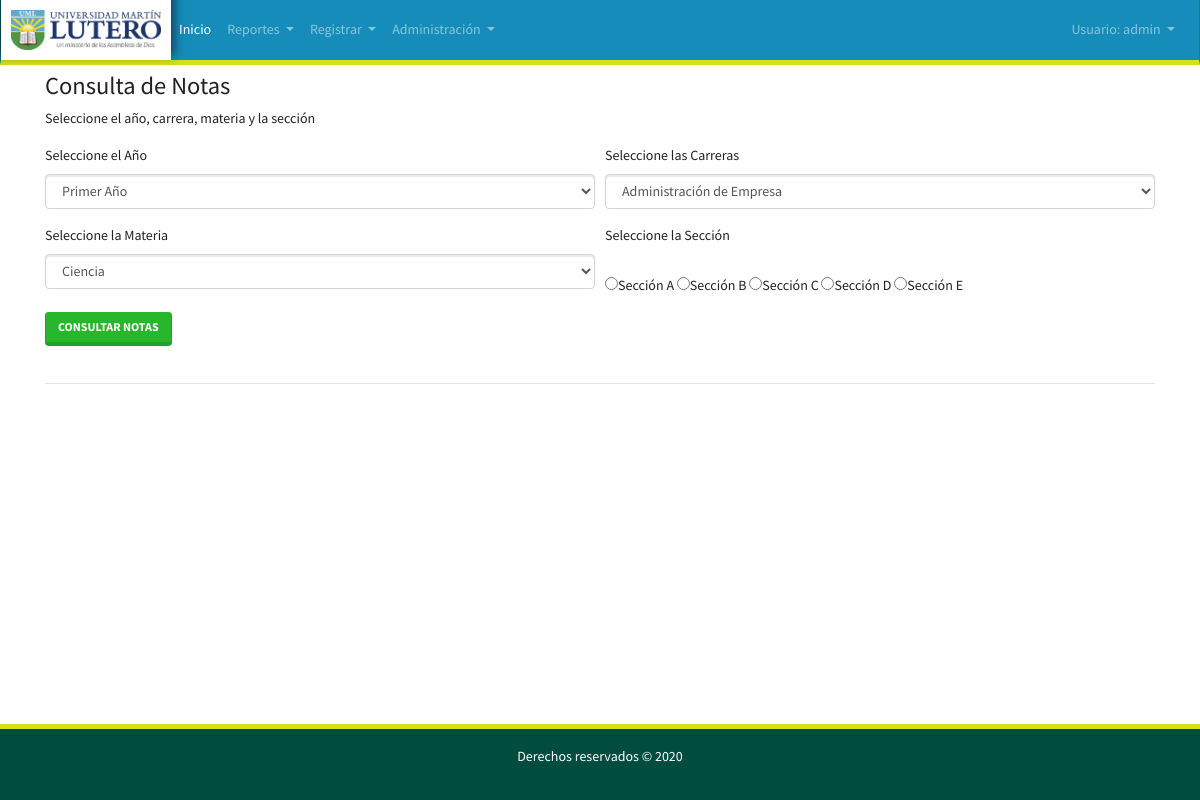
The app's page /listadonotas.view.php (signed in) with its own data.
### tables this page shows
CREATE TABLE `secciones` (
  `id` int(11) NOT NULL,
  `nombre` char(1) NOT NULL
);

### listadonotas.view.php (the view, shortened to what this page needs)
<!DOCTYPE html>
<?php
require 'functions.php';
$materias = $conn->prepare("select * from materias");
$materias->execute();
$materias = $materias->fetchAll();
$carreras = $conn->prepare("select * from carreras order by nombre asc");
$carreras->execute();
$carreras = $carreras->fetchAll();
$grados = $conn->prepare("select * from grados");
$grados->execute();
$grados = $grados->fetchAll();
$secciones = $conn->prepare("select * from secciones");
$secciones->execute();
$secciones = $secciones->fetchAll();
?>
<html>
<head>
    <link rel="stylesheet" href="css/bootstrap.min.css">
    <link rel="stylesheet" type="text/css" href="css/dataTables.bootstrap4.min.css" />
</head>
<body class="d-flex flex-column min-vh-100">
    <div class="container">
        <?php
        include 'includes/nav.php'
        ?>
        <br>
        <h3>Consulta de Notas</h3>
        <?php
        if (!isset($_GET['consultar'])) {
        ?>
            <p>Seleccione el año, carrera, materia y la sección</p>
            <form method="get" action="listadonotas.view.php">
                <div class="form-row">
                    <div class="form-group col-12 col-sm-6">
                        <label>Seleccione el Año</label><br>
                        <select class="form-control" name="grado" required>
                            <?php foreach ($grados as $grado) : ?>
                                <option value="<?php echo $grado['id'] ?>"><?php echo $grado['nombre'] ?></option>
                            <?php endforeach; ?>
                        </select></div>
                    <div class="form-group col-12 col-sm-6">
                        <label>Seleccione las Carreras</label><br>
                        <select class="form-control" name="carrera" required>
                            <?php foreach ($carreras as $carrera) : ?>
                                <option value="<?php echo $carrera['idcarrera'] ?>"><?php echo $carrera['nombre'] ?></option>
                            <?php endforeach; ?>
                        </select>
                    </div>
                    <div class="form-group col-12 col-sm-6">
                        <label>Seleccione la Materia</label><br>
                        <select class="form-control" name="materia" required>
                            <?php foreach ($materias as $materia) : ?>
                                <option value="<?php echo $materia['id'] ?>"><?php echo $materia['nombre'] ?></option>
                            <?php endforeach; ?>
                        </select>
                    </div>
                    <div class="form-group col-12 col-sm-6">
                        <label>Seleccione la Sección</label><br><br>
                        <?php foreach ($secciones as $seccion) : ?>
                            <input type="radio" name="seccion" required value="<?php echo $seccion['id'] ?>">Sección <?php echo $seccion['nombre'] ?>
                        <?php endforeach; ?>
                    </div>
                </div>
                <button class="btn btn-success" type="submit" name="consultar" value="1">Consultar Notas</button></a>
                <br><br>
            </form>
        <?php
        }
        ?>
        <hr>
    </div>
    <?php
    include 'includes/footer.php';
    ?>
</body>
</html>

### includes/nav.php (style rules this page uses)
.container { margin-top: 50px; }

### records on screen
secciones: nombre "A"
secciones: nombre "B"
secciones: nombre "C"
secciones: nombre "D"
secciones: nombre "E"

### other values on screen
$_SESSION["username"] "admin"
form field grado "Primer Año"
form field carrera "Administración de Empresa"
form field materia "Ciencia"
